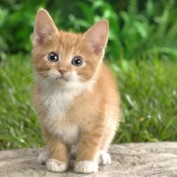
#> input picture src/TUTs/w3/1.color_convert/cat.jpg, 177 x 177 px
$ python hajimi.py
#> lines starting #> are read from the running program, lines starting #| are printed output that depends on the picture
import cv2
import numpy as np
# print(cv2.__version__)

# 灰白哈基米任务
cat = cv2.imread('cat.jpg', 1) # colorful, BGR 等效于 cv2.imread('cat.jpg', cv2.IMREAD_COLOR_BGR)
#> cat is the input picture: shape (177, 177, 3); mean B, G, R 94.3, 144.2, 137.7
# image = cv2.imread('cat.jpg', 0) # gray-scale 也可用 cv2.IMREAD_GRAYSCALE
# image = cv2.imread('cat.png', -1) # unchanged, e.g., png带'透明背景'的用这个读

gray_cat = cv2.cvtColor(cat, cv2.COLOR_BGR2GRAY);
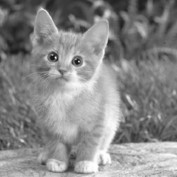
#> gray_cat: shape (177, 177); min 15, max 255, mean 136.6
cv2.imshow("gray cat", gray_cat);

cv2.imwrite('gray_cat.jpg', gray_cat);
cv2.waitKey();
